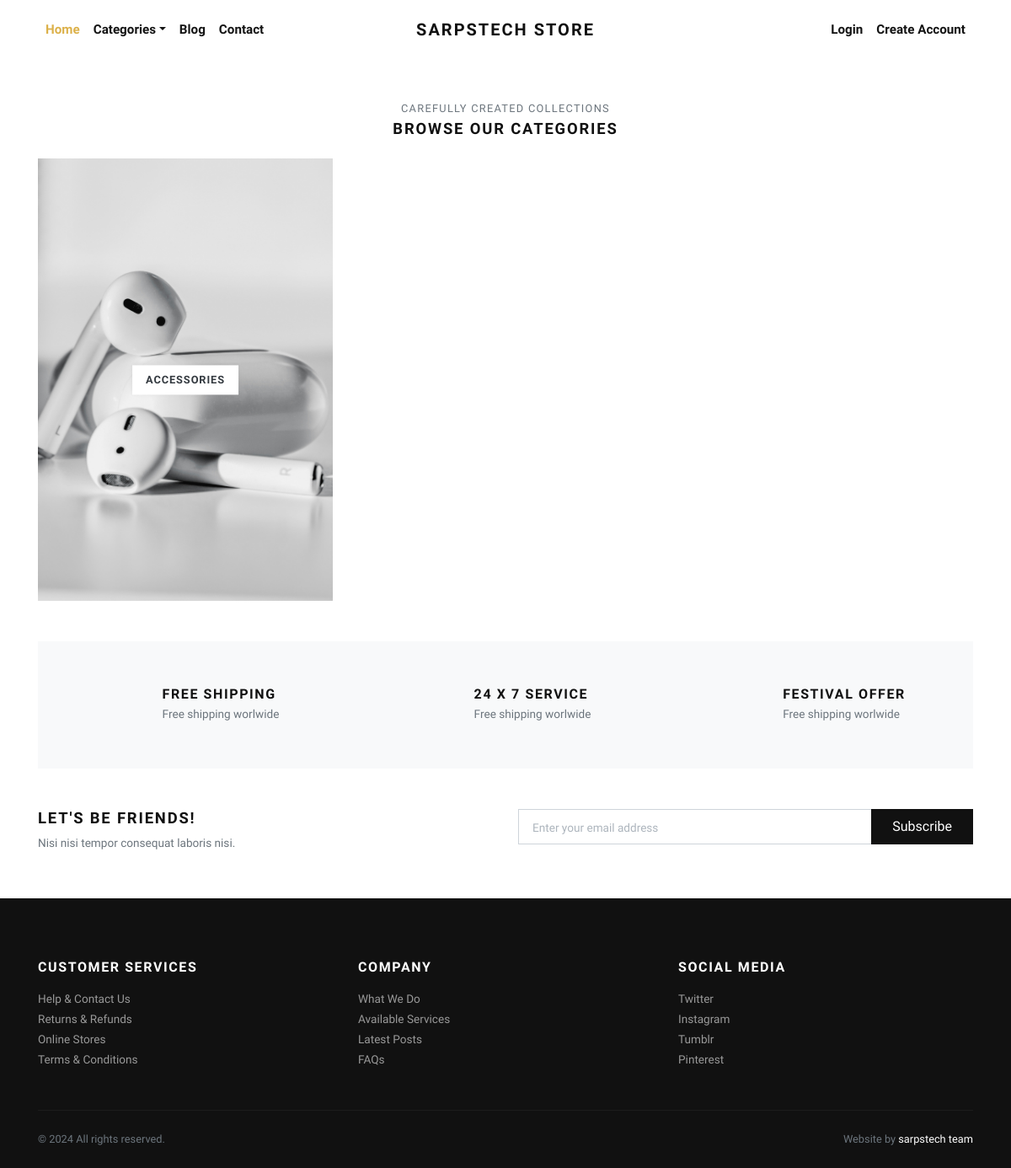
The page /categories/ on the database as committed earlier.
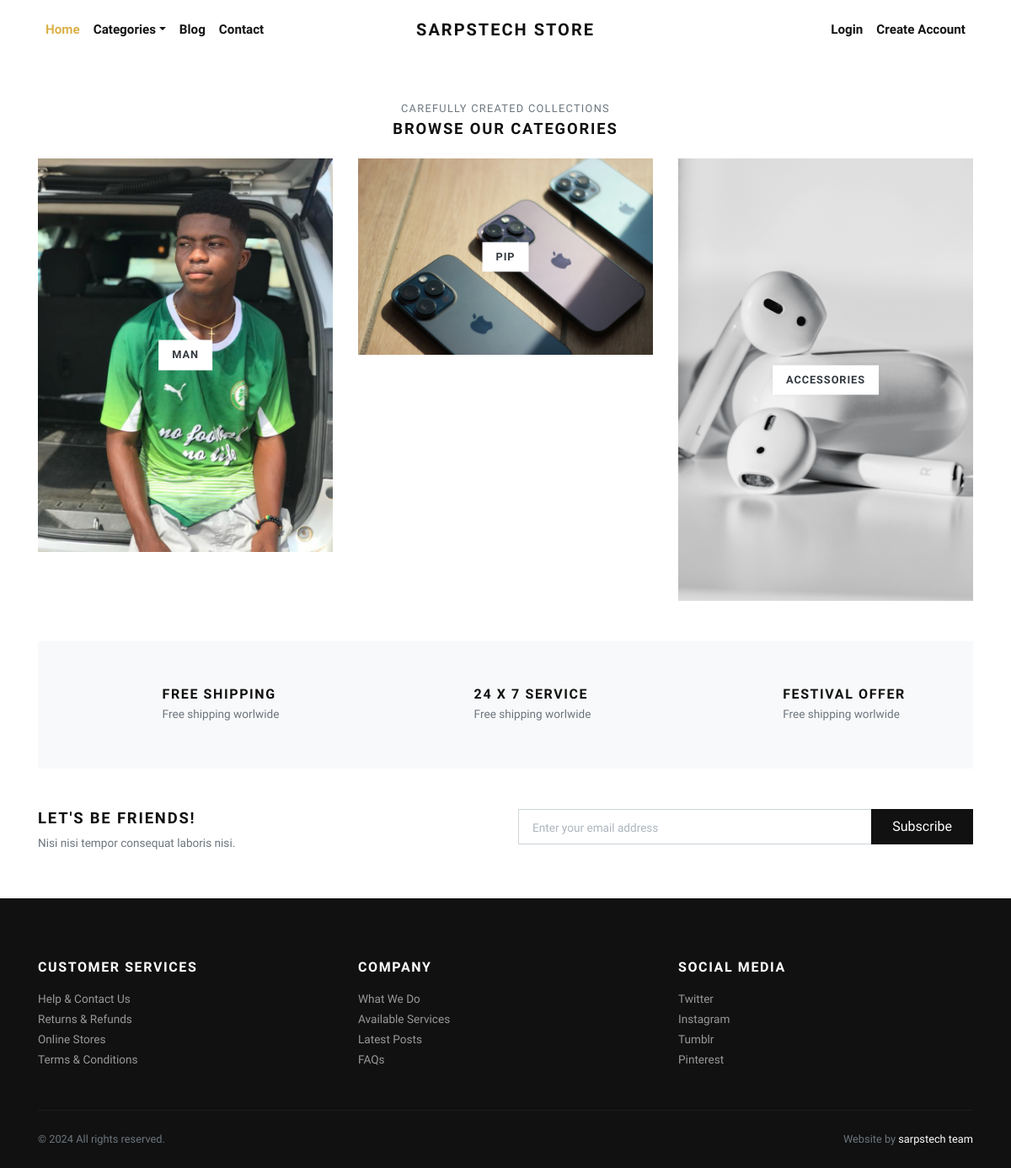
The same page on the database as committed later.
### store/models.py (models this page shows, shortened)
class Category(models.Model):
    title = models.CharField(max_length=50, verbose_name="Category Title")
    slug = models.SlugField(max_length=55, verbose_name="Category Slug")
    description = models.TextField(blank=True, verbose_name="Category Description")
    category_image = models.ImageField(upload_to='img/category', blank=True, null=True, verbose_name="Category Image")
    is_active = models.BooleanField(verbose_name="Is Active?")
    is_featured = models.BooleanField(verbose_name="Is Featured?")
    created_at = models.DateTimeField(auto_now_add=True, verbose_name="Created Date")
    updated_at = models.DateTimeField(auto_now=True, verbose_name="Updated Date")
    class Meta:
        verbose_name_plural = 'Categories'
        ordering = ('-created_at', )

### store/views.py (the view)
# urls.py: path('categories/', views.all_categories, name="all-categories"),
def all_categories(request):
    categories = Category.objects.filter(is_active=True)
    return render(request, 'store/categories.html', {'categories':categories})

### store/context_preprocessors.py (called while the page is built)
def store_menu(request):
    categories = Category.objects.filter(is_active=True)
    context = {
        'categories_menu': categories,
    }
    return context

def cart_menu(request):
    if request.user.is_authenticated:
        cart_items= Cart.objects.filter(user=request.user)
        context = {
            'cart_items': cart_items,
        }
    else:
        context = {}
    return context

### templates/store/categories.html (shortened to what this page needs)
{% extends 'base.html' %}
{% load static %}
      {% block content %}
      <div class="container">
        <section class="pt-5">
          <header class="text-center">
            <p class="small text-muted small text-uppercase mb-1">Carefully created collections</p>
            <h2 class="h5 text-uppercase mb-4">Browse our categories</h2>
          </header>
          <div class="row">
          {% if categories %}
            {% for category in categories %}
              <div class="col-md-4 mb-4 mb-md-5">
                <a class="category-item" href="{% url 'store:category-products' category.slug %}">
                  <strong class="category-item-title">{{ category.title }}</strong>
                </a>
              </div>
            {% endfor %}
          {% endif %}
          </div>
        </section>
        <section class="py-5 bg-light">
          <div class="container">
            <div class="row text-center">
              <div class="col-lg-4 mb-3 mb-lg-0">
                <div class="d-inline-block">
                  <div class="media align-items-end">
                    <svg class="svg-icon svg-icon-big svg-icon-light">
                      <use xlink:href="#delivery-time-1"> </use>
                    </svg>
                    <div class="media-body text-left ml-3">
                      <h6 class="text-uppercase mb-1">Free shipping</h6>
                      <p class="text-small mb-0 text-muted">Free shipping worlwide</p>
                    </div>
                  </div>
                </div>
              </div>
              <div class="col-lg-4 mb-3 mb-lg-0">
                <div class="d-inline-block">
                  <div class="media align-items-end">
                    <svg class="svg-icon svg-icon-big svg-icon-light">
                      <use xlink:href="#helpline-24h-1"> </use>
                    </svg>
                    <div class="media-body text-left ml-3">
                      <h6 class="text-uppercase mb-1">24 x 7 service</h6>
                      <p class="text-small mb-0 text-muted">Free shipping worlwide</p>
                    </div>
                  </div>
                </div>
              </div>
              <div class="col-lg-4">
                <div class="d-inline-block">
                  <div class="media align-items-end">
                    <svg class="svg-icon svg-icon-big svg-icon-light">
                      <use xlink:href="#label-tag-1"> </use>
                    </svg>
                    <div class="media-body text-left ml-3">
                      <h6 class="text-uppercase mb-1">Festival offer</h6>
                      <p class="text-small mb-0 text-muted">Free shipping worlwide</p>
                    </div>
                  </div>
                </div>
              </div>
            </div>
          </div>
        </section>
        <section class="py-5">
          <div class="container p-0">
            <div class="row">
              <div class="col-lg-6 mb-3 mb-lg-0">
                <h5 class="text-uppercase">Let's be friends!</h5>
                <p class="text-small text-muted mb-0">Nisi nisi tempor consequat laboris nisi.</p>
              </div>
              <div class="col-lg-6">
                <form action="#">
                  <div class="input-group flex-column flex-sm-row mb-3">
                    <input class="form-control form-control-lg py-3" type="email" placeholder="Enter your email address" aria-describedby="button-addon2">
                    <div class="input-group-append">
                      <button class="btn btn-dark btn-block" id="button-addon2" type="submit">Subscribe</button>
                    </div>
                  </div>
                </form>
              </div>
            </div>
          </div>
        </section>
      </div>
      {% endblock content %}

### templates/base.html (shortened to what this page needs)
{% load static %}
<!DOCTYPE html>
<html>
  <head>
    <link rel="stylesheet" href="{% static 'vendor/bootstrap/css/bootstrap.min.css' %}">
    <link rel="stylesheet" href="{% static 'vendor/lightbox2/css/lightbox.min.css' %}">
    <link rel="stylesheet" href="{% static 'vendor/nouislider/nouislider.min.css' %}">
    <link rel="stylesheet" href="{% static 'vendor/bootstrap-select/css/bootstrap-select.min.css' %}">
    <link rel="stylesheet" href="{% static 'vendor/owl.carousel2/assets/owl.carousel.min.css' %}">
    <link rel="stylesheet" href="{% static 'vendor/owl.carousel2/assets/owl.theme.default.css' %}">
    <link rel="stylesheet" href="{% static 'css/style.default.css' %}" id="theme-stylesheet">
    <link rel="stylesheet" href="{% static 'css/custom.css' %}">
  </head>
  <body>
    <div class="page-holder">
      {% include 'navbar.html' %}
      {% block content %}
      {% endblock content %}
      {% include 'footer.html' %}
      {% include 'scripts.html' %}

### templates/navbar.html (shortened to what this page needs)
{% load static %}
      <header class="header bg-white">
        <div class="container px-0 px-lg-3">
          <nav class="navbar navbar-expand-lg navbar-light py-3 px-lg-0"><a class="navbar-brand" href="{% url 'store:home' %}"><span class="font-weight-bold text-uppercase text-dark">sarpstech store</span></a>
            <div class="collapse navbar-collapse" id="navbarSupportedContent">
              <ul class="navbar-nav mr-auto">
                <li class="nav-item">
                  <a class="nav-link active" href="{% url 'store:home' %}">Home</a>
                </li>
                <li class="nav-item dropdown"><a class="nav-link dropdown-toggle" id="pagesDropdown" href="#" data-toggle="dropdown" aria-haspopup="true" aria-expanded="false">Categories</a>
                </li>
                <li class="nav-item">
                  <a class="nav-link" href="{% url 'store:home' %}">Blog</a>
                </li>
                <li class="nav-item">
                  <a class="nav-link" href="{% url 'store:home' %}">Contact</a>
                </li>
              </ul>
              <ul class="navbar-nav ml-auto">
                {% if request.user.is_authenticated %}
                  <li class="nav-item"><a class="nav-link" href="{% url 'store:cart' %}"> <i class="fas fa-dolly-flatbed mr-1 text-gray"></i>Cart<small class="text-gray">({{cart_items.count}})</small></a></li>
                  <li class="nav-item"><a class="nav-link" href="#"> <i class="far fa-heart mr-1"></i><small class="text-gray"> (0)</small></a></li>
                  {% comment %} <li class="nav-item"><a class="nav-link" href="#"> <i class="fas fa-user-alt mr-1 text-gray"></i>My Account</a></li> {% endcomment %}
                  <li class="nav-item dropdown"><a class="nav-link dropdown-toggle" id="pagesDropdown" href="#" data-toggle="dropdown" aria-haspopup="true" aria-expanded="false"><i class="fas fa-user-alt mr-1 text-gray"></i>My Account</a></a>
                  <div class="dropdown-menu mt-3" aria-labelledby="pagesDropdown">
                      <a class="dropdown-item border-0 transition-link" href="{% url 'store:profile' %}">Profile</a>
                      <a class="dropdown-item border-0 transition-link" href="{% url 'store:cart' %}">Cart</a>
                      <a class="dropdown-item border-0 transition-link" href="{% url 'store:orders' %}">Orders</a>
                      <a class="dropdown-item border-0 transition-link" href="{% url 'store:password-change' %}">Change Password</a>
                    <hr>
                    <a class="dropdown-item border-0 transition-link" href="{% url 'store:logout' %}">Log Out</a>
                </li>
                {% else %}
                  <li class="nav-item"><a class="nav-link" href="{% url 'store:login' %}">Login</a></li>
                  <li class="nav-item"><a class="nav-link" href="{% url 'store:register' %}">Create Account</a></li>
                {% endif %}
              </ul>
            </div>
          </nav>
        </div>
      </header>

### templates/footer.html
<footer class="bg-dark text-white">
        <div class="container py-4">
          <div class="row py-5">
            <div class="col-md-4 mb-3 mb-md-0">
              <h6 class="text-uppercase mb-3">Customer services</h6>
              <ul class="list-unstyled mb-0">
                <li><a class="footer-link" href="#">Help &amp; Contact Us</a></li>
                <li><a class="footer-link" href="#">Returns &amp; Refunds</a></li>
                <li><a class="footer-link" href="#">Online Stores</a></li>
                <li><a class="footer-link" href="#">Terms &amp; Conditions</a></li>
              </ul>
            </div>
            <div class="col-md-4 mb-3 mb-md-0">
              <h6 class="text-uppercase mb-3">Company</h6>
              <ul class="list-unstyled mb-0">
                <li><a class="footer-link" href="#">What We Do</a></li>
                <li><a class="footer-link" href="#">Available Services</a></li>
                <li><a class="footer-link" href="#">Latest Posts</a></li>
                <li><a class="footer-link" href="#">FAQs</a></li>
              </ul>
            </div>
            <div class="col-md-4">
              <h6 class="text-uppercase mb-3">Social media</h6>
              <ul class="list-unstyled mb-0">
                <li><a class="footer-link" href="#">Twitter</a></li>
                <li><a class="footer-link" href="#">Instagram</a></li>
                <li><a class="footer-link" href="#">Tumblr</a></li>
                <li><a class="footer-link" href="#">Pinterest</a></li>
              </ul>
            </div>
          </div>
          <div class="border-top pt-4" style="border-color: #1d1d1d !important">
            <div class="row">
              <div class="col-lg-6">
                <p class="small text-muted mb-0">&copy; 2024 All rights reserved.</p>
              </div>
              <div class="col-lg-6 text-lg-right">
                <p class="small text-muted mb-0">Website by <a class="text-white reset-anchor" href="" target="_blank">sarpstech team</a></p>
              </div>
            </div>
          </div>
        </div>
      </footer>

### templates/scripts.html (shortened to what this page needs)
{% load static %}
      <link rel="stylesheet" href="https://use.fontawesome.com/releases/v5.7.1/css/all.css">
    </div>
  </body>
</html>

### static/css/style.default.css (style rules this page uses)
.text-small { font-size: 0.85rem !important; }
strong { font-weight: 700; }
.navbar { position: relative; }
@media (min-width: 992px) { .navbar-brand { position: absolute; top: 50%; left: 50%; -webkit-transform: translate(-50%, -50%); transform: translate(-50%, -50%); } }
.category-item { display: block; position: relative; color: #343a40; transition: all 0.3s; }
.category-item-title { display: inline-block; padding: 0.5rem 1rem; background: #fff; text-transform: uppercase; letter-spacing: 0.07em; position: absolute; top: 50%; left: 50%; -webkit-transform: translate(-50%, -50%); transform: translate(-50%, -50%); box-shadow: 0 0 5px rgba(0, 0, 0, 0.07); font-size: 0.8rem; }
.footer-link { font-size: 0.85rem; position: relative; color: #999; transition: all 0.3s; }
.footer-link::before { content: '\f0da'; display: inline-block; font-family: 'Font Awesome\ 5 Free'; font-weight: 900; position: absolute; top: 50%; left: 0; -webkit-transform: translateY(-50%); transform: translateY(-50%); color: #fff; transition: all 0.3s; opacity: 0; }
.text-uppercase { text-transform: uppercase; letter-spacing: 0.1em; }
.reset-anchor { color: inherit; transition: all 0.3s; }
.svg-icon { width: 32px; height: 32px; vertical-align: text-bottom; stroke: currentColor; stroke-width: 3; --layer1: currentColor; --layer2: currentColor; --layer3: currentColor; }
.svg-icon.svg-icon-light { stroke-width: 2; }
.svg-icon-big { width: 48px; height: 48px; }
.navbar { padding: 0.5rem 1rem; }
.navbar-brand { display: inline-block; padding-top: 0.3125rem; padding-bottom: 0.3125rem; margin-right: 1rem; font-size: 1.25rem; }
.navbar-light .navbar-brand { color: #dcb14a; }
.navbar-light .navbar-nav .nav-link { color: rgba(17, 17, 17, 0.99); font-weight: 800; font-size: 0.95rem; transition: all 0.3s; }
.navbar-light .navbar-nav .show > .nav-link, .navbar-light .navbar-nav .active > .nav-link, .navbar-light .navbar-nav .nav-link.show, .navbar-light .navbar-nav .nav-link.active { color: #dcb14a; }
.btn { font-weight: 400; border: 1px solid transparent; font-family: inherit; padding: 0.375rem 1.5rem; font-size: 1rem; line-height: 1.5; border-radius: 0; transition: color 0.15s ease-in-out, background-color 0.15s ease-in-out, border-color 0.15s ease-in-out, box-shadow 0.15s ease-in-out; }
.btn-dark { color: #fff; background-color: #111111; border-color: #111111; }
body { font-family: "Libre Franklin", sans-serif; font-size: 1rem; font-weight: 400; line-height: 1.5; color: #111111; background-color: #fff; }
a { color: #dcb14a; text-decoration: none; }
h1, h2, h3, h4, h5, h6, .h1, .h2, .h3, .h4, .h5, .h6 { margin-bottom: 0.5rem; font-family: inherit; font-weight: 900; line-height: 1.2; color: inherit; }
h2, .h2 { font-size: 1.9rem; }
h5, .h5 { font-size: 1.15rem; }
h6, .h6 { font-size: 1rem; }
small, .small { font-size: 80%; font-weight: 400; }
.bg-light { background-color: #f8f9fa !important; }
.bg-dark { background-color: #111111 !important; }
.text-dark { color: #111111 !important; }
.form-control { padding: 0.375rem 0.75rem; font-size: 1rem; line-height: 1.5; color: #495057; background-color: #fff; border: 1px solid #ced4da; border-radius: 0; transition: border-color 0.15s ease-in-out, box-shadow 0.15s ease-in-out; }
.form-control::placeholder { color: #adb5bd; font-size: 0.85rem; font-weight: 400; }
.form-control-lg { padding: 0.5rem 1rem; font-size: 1rem; line-height: 1.5; border-radius: 0; }
.nav-link { padding: 0.5rem 1rem; }

Rows that differ between the two databases and show on the page:
added Category: title "MAN"
added Category: title "PIP"
